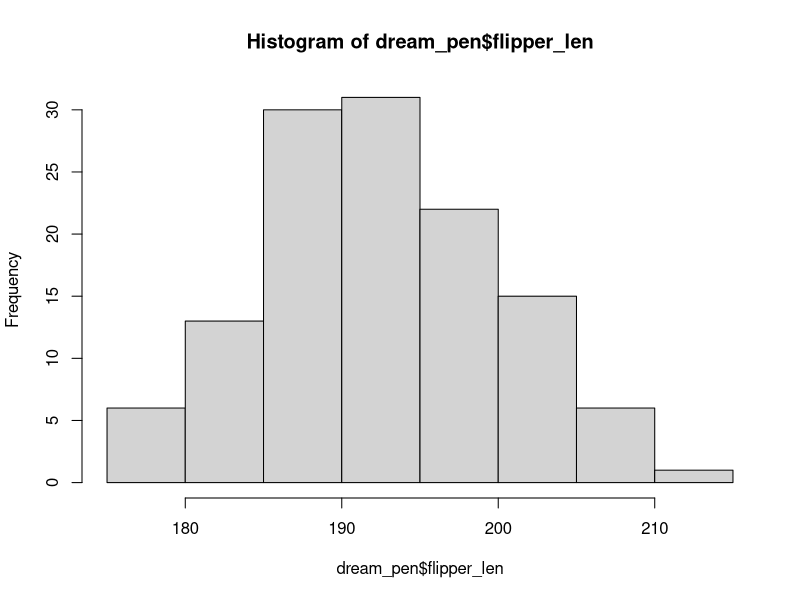
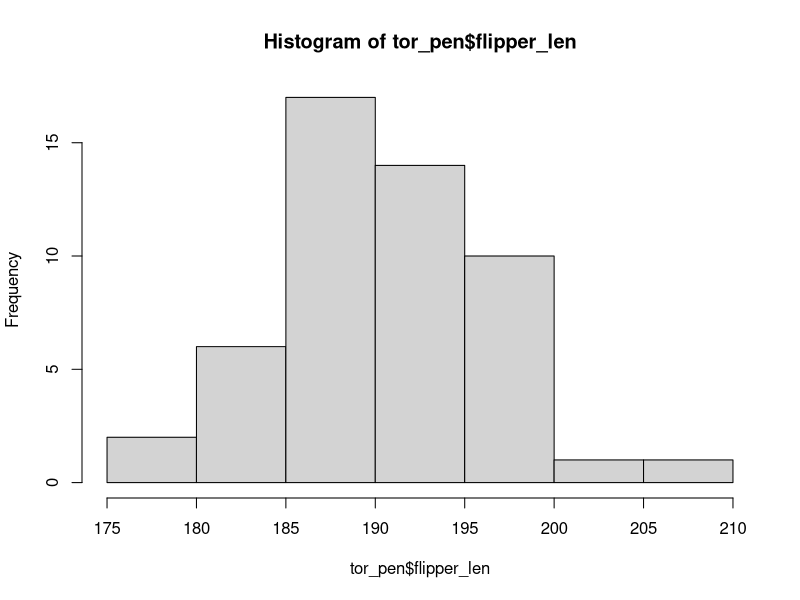
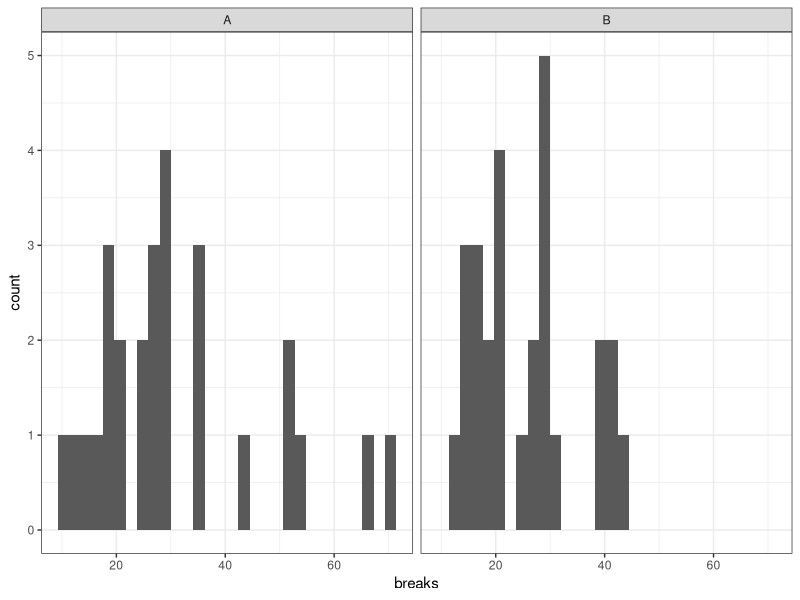

These figures' R source, in order:
## ---- chunk 1
data("penguins")


dream_pen <- subset(penguins, island == 'Dream')
tor_pen <- subset(penguins, island == 'Torgersen')

hist(dream_pen$flipper_len)
hist(tor_pen$flipper_len)

t.test(dream_pen$flipper_len,
       tor_pen$flipper_len,
       alternative = 'two.sided',
       mu = 0,
       conf.level = .95)

## ---- chunk 2
data("warpbreaks")

yarn_a <- subset(warpbreaks, wool == 'A')
yarn_b <- subset(warpbreaks, wool == 'B')

## ---- chunk 3
library(ggplot2)

ggplot(warpbreaks,
       aes(breaks)) + 
  geom_histogram() +
  facet_grid(~wool) +
  theme_bw()
## ---- chunk 4

t.test(yarn_a$breaks,
       yarn_b$breaks,
       conf.level = .95)
